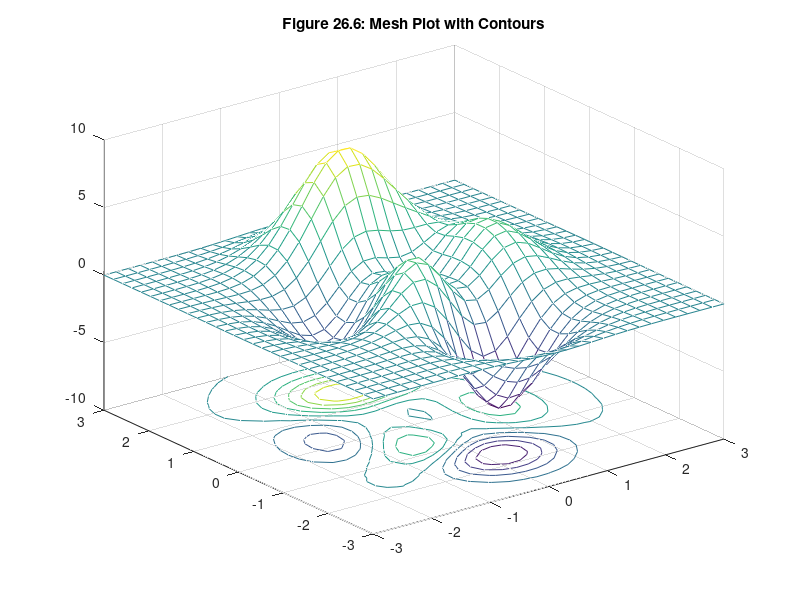
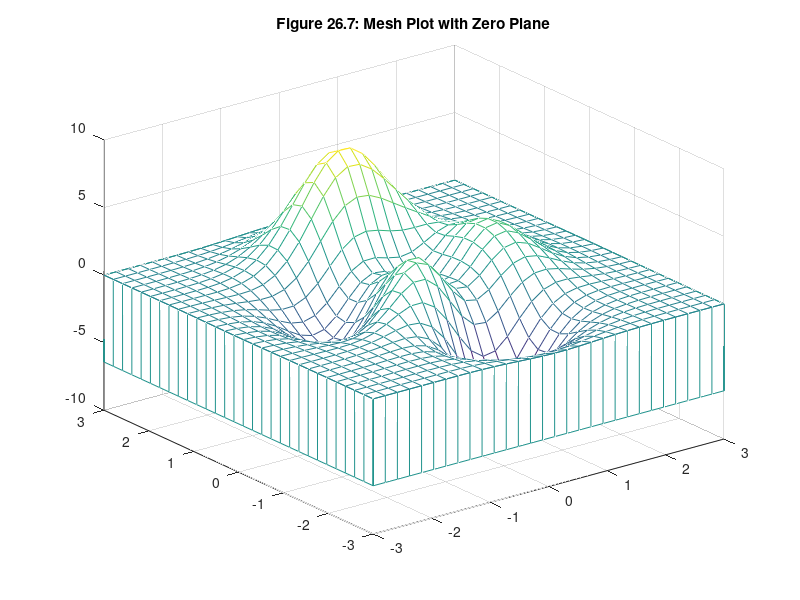
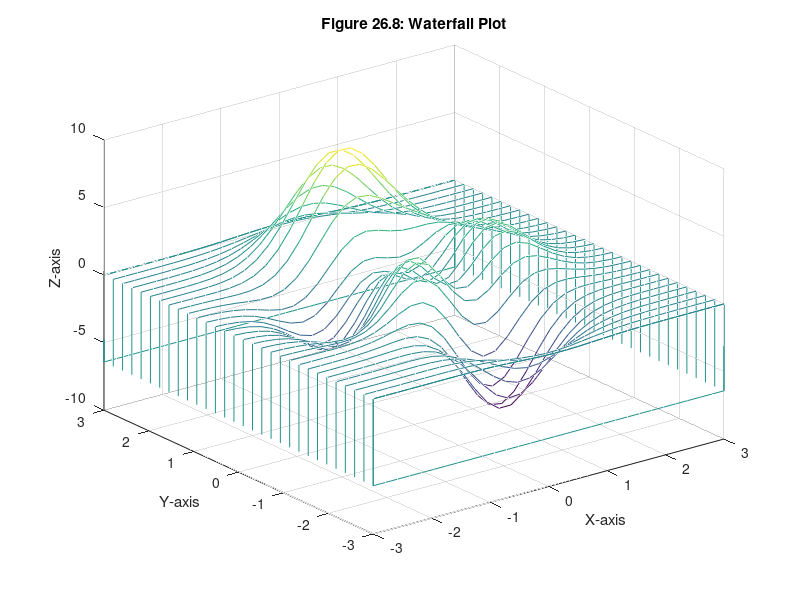

Source code (MATLAB) for these figures, in order:
% MATLAB Script: MeshPlotSiblings.m

% First Plot (Mesh Plot with Underlying Contour Plot)
[X,Y,Z] = peaks(30);
meshc(X,Y,Z) % mesh plot with underlying contour plot
title('Figure 26.6: Mesh Plot with Contours')
pause(5)

% Second Plot (Mesh Plot with Zero Plane)
figure;
meshz(X,Y,Z)
title('Figure 26.7: Mesh Plot with Zero Plane')

% Third Plot (Waterfall Plot)
figure;
waterfall(X,Y,Z)
hidden off
xlabel('X-axis')
ylabel('Y-axis')
zlabel('Z-axis')
title('Figure 26.8: Waterfall Plot')
